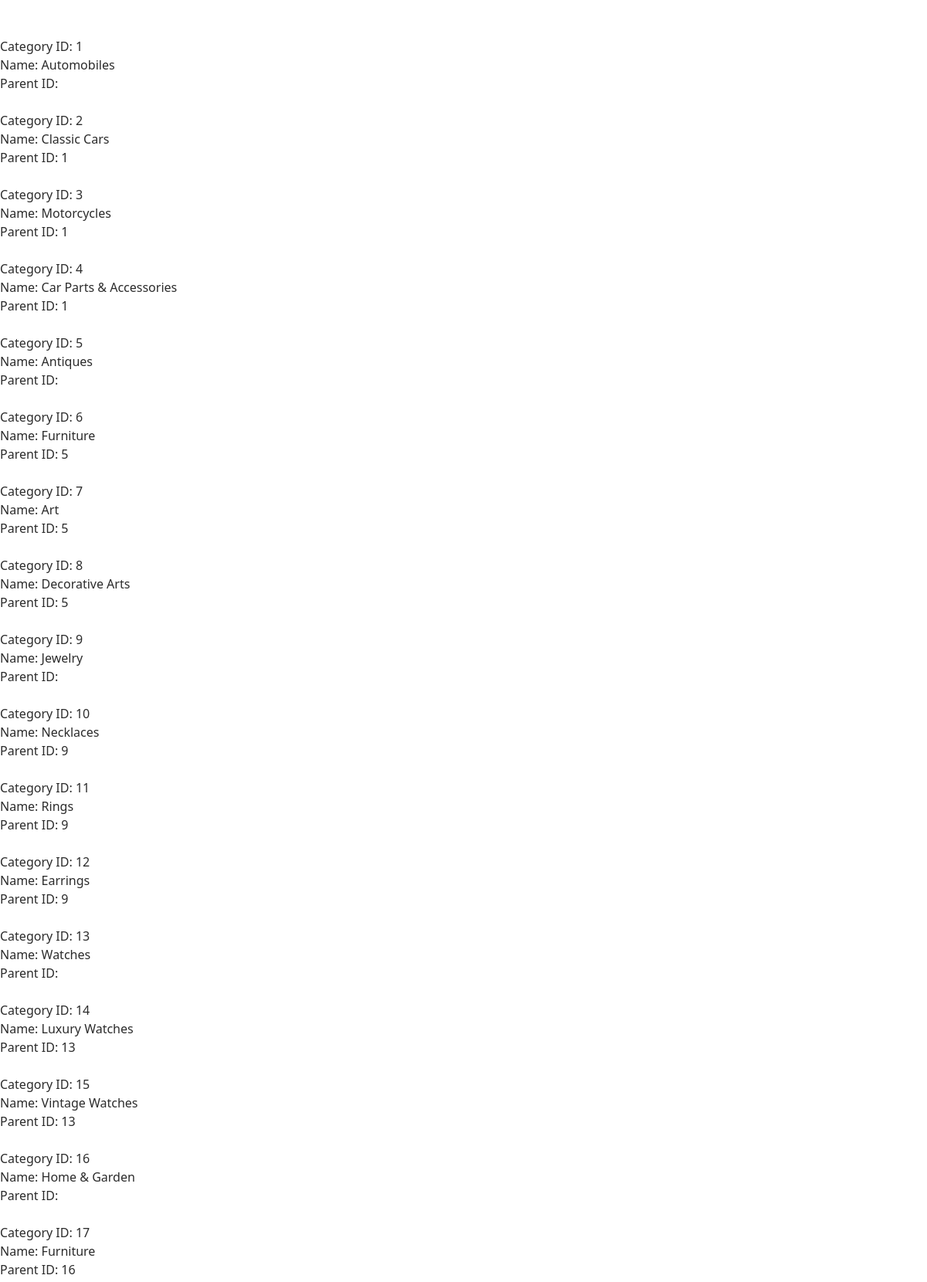
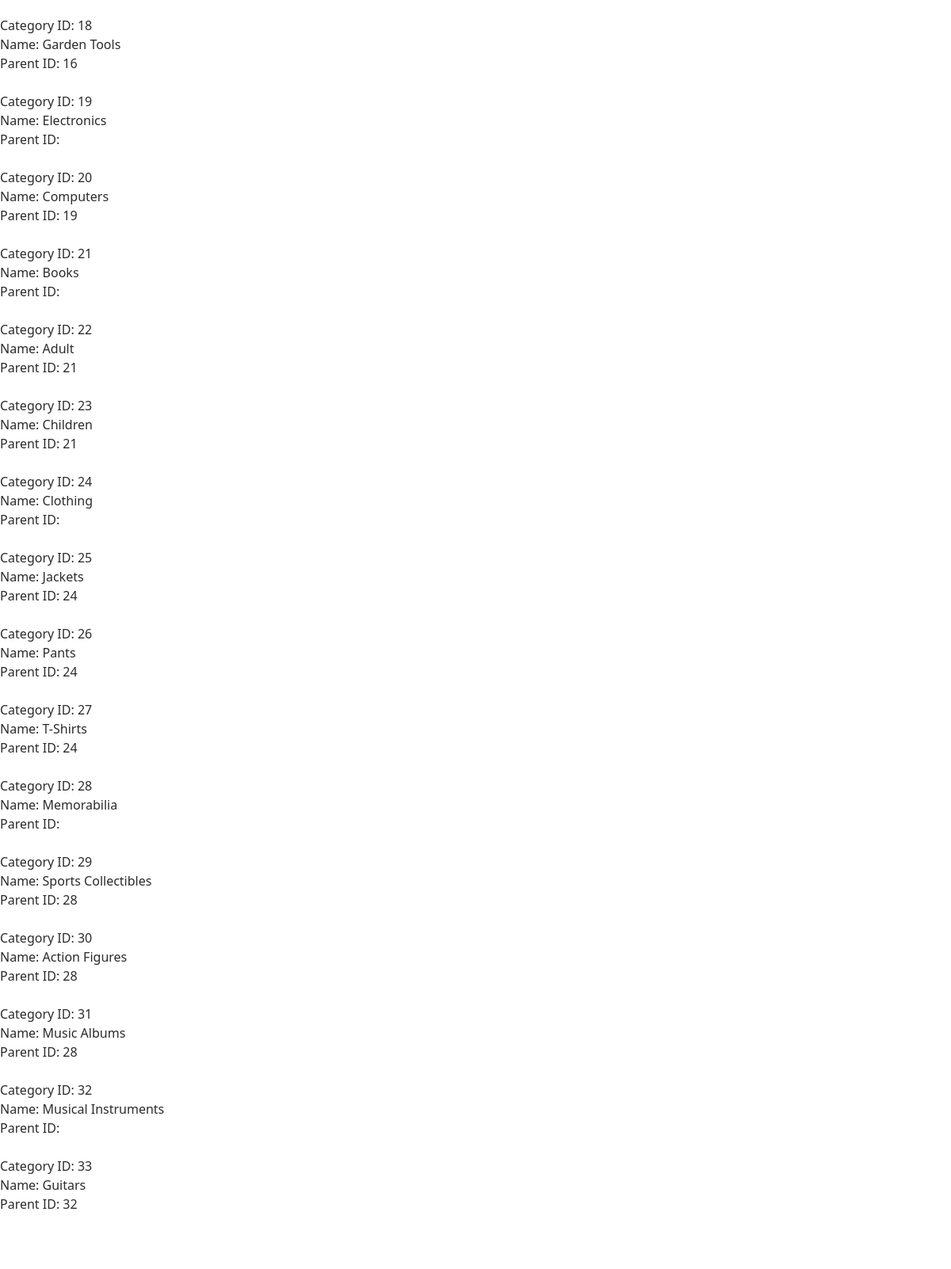
/reportTableCategory.php (upper part), run on the app's committed database (2 pictures, top to bottom).
### tables this page shows
CREATE TABLE `category` (
  `categoryID` int(11) NOT NULL,
  `name` varchar(50) DEFAULT NULL,
  `parentID` int(11) DEFAULT NULL
);

### reportTableCategory.php (the view, shortened to what this page needs)
<?php
require_once 'db_connection.php';
?>
<!DOCTYPE html>
<html lang="en">
<head>
    <link href="https://cdn.jsdelivr.net/npm/bootstrap@5.3.2/dist/css/bootstrap.min.css" rel="stylesheet">
    <link href="css/style.css" rel="stylesheet">
    <link rel="stylesheet" href="https://cdnjs.cloudflare.com/ajax/libs/font-awesome/6.5.0/css/all.min.css">
</head>
<body>
    <?php
    $query = "SELECT * FROM category";
    $result = $conn->query($query);
    if ($result->num_rows > 0) {
        while ($row = $result->fetch_assoc()) {
            echo "Category ID: " . $row["categoryID"] . "<br>";
            echo "Name: " . $row["name"] . "<br>";
            echo "Parent ID: " . $row["parentID"] . "<br><br>";
        }
    } else {
        echo "No results found.";
    }
    ?>
    <div id="footer" style="padding-top: 6vh;"></div>
</body>
</html>

### css/style.css (style rules this page uses)
body, h1, h2, p { margin: 0; padding: 0; }
body { color: #2B2B2B; }
body { background-color: #ffffff; }

### css/footerstyle.css (style rules this page uses)
* { margin:0; padding: 0; box-sizing: border-box; }

### data on the page
category: categoryID "1", name "Automobiles"
category: categoryID "2", name "Classic Cars", parentID "1"
category: categoryID "3", name "Motorcycles", parentID "1"
category: categoryID "4", name "Car Parts & Accessories", parentID "1"
category: categoryID "5", name "Antiques"
category: categoryID "6", name "Furniture", parentID "5"
category: categoryID "7", name "Art", parentID "5"
category: categoryID "8", name "Decorative Arts", parentID "5"
category: categoryID "9", name "Jewelry"
category: categoryID "10", name "Necklaces", parentID "9"
category: categoryID "11", name "Rings", parentID "9"
category: categoryID "12", name "Earrings", parentID "9"
category: categoryID "13", name "Watches"
category: categoryID "14", name "Luxury Watches", parentID "13"
category: categoryID "15", name "Vintage Watches", parentID "13"
category: categoryID "16", name "Home & Garden"
category: categoryID "17", name "Furniture", parentID "16"
category: categoryID "18", name "Garden Tools", parentID "16"
category: categoryID "19", name "Electronics"
category: categoryID "20", name "Computers", parentID "19"
category: categoryID "21", name "Books"
category: categoryID "22", name "Adult", parentID "21"
category: categoryID "23", name "Children", parentID "21"
category: categoryID "24", name "Clothing"
category: categoryID "25", name "Jackets", parentID "24"
category: categoryID "26", name "Pants", parentID "24"
category: categoryID "27", name "T-Shirts", parentID "24"
category: categoryID "28", name "Memorabilia"
category: categoryID "29", name "Sports Collectibles", parentID "28"
category: categoryID "30", name "Action Figures", parentID "28"
category: categoryID "31", name "Music Albums", parentID "28"
category: categoryID "32", name "Musical Instruments"
category: categoryID "33", name "Guitars", parentID "32"
